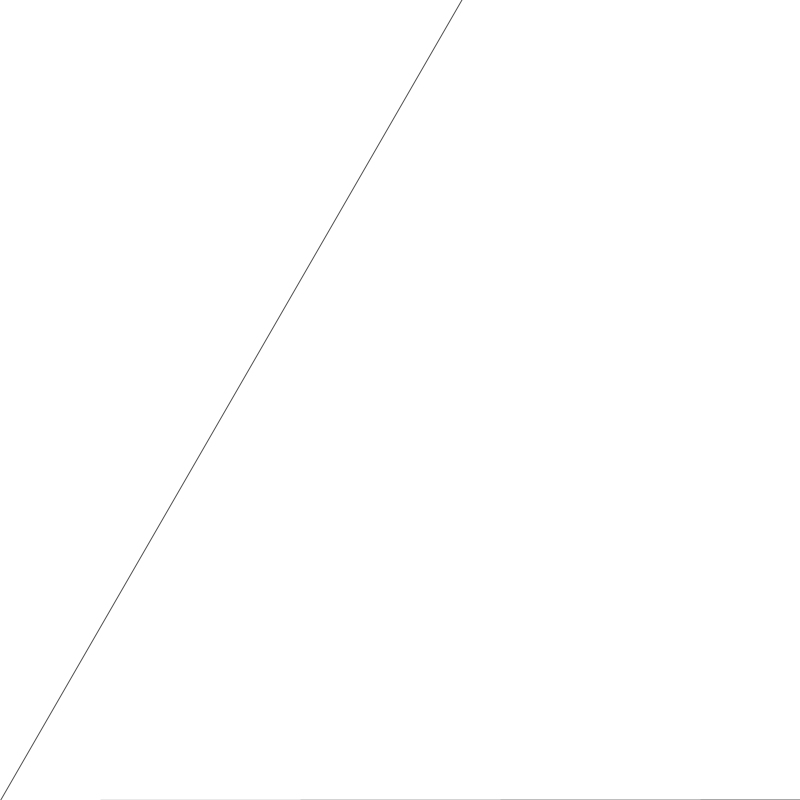
Frame 1 (no input)
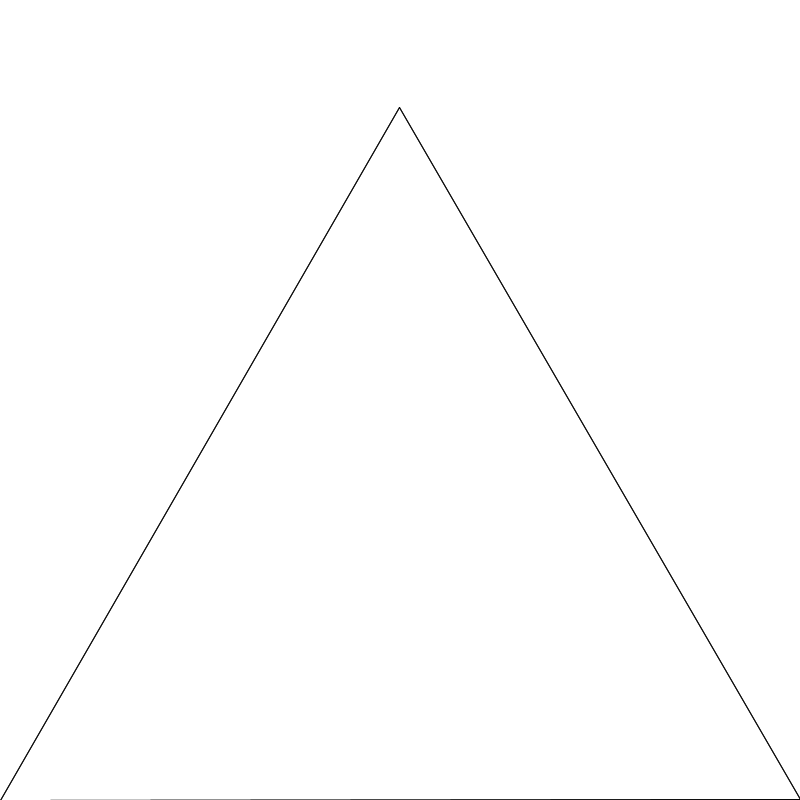
Frame 2 (the mouse pressed at the canvas centre, redrawn once)

The Processing sketch that drew these frames (run headless with seeded random() and noise(); the mouse was pressed at the canvas centre and the sketch redrawn once):

// Processing sketch: NOC_8_09_LSystem
// ── NOC_8_09_LSystem.pde
// Minor modifaction to fit with explation. 
// The Nature of Code
// Daniel Shiffman
// http://natureofcode.com

LSystem lsys;
Turtle turtle;

int mover = 2;
int translator = 0;
int translatorh = 1; 
int gens = 5;
int chooseruleset = 1; 

void setup() {
  size(800, 800);
  if (chooseruleset == 1) {
    // Create an empty ruleset
    Rule[] ruleset = new Rule[2];
    // Fill with two rules (These are rules for the Sierpinksi Gasket Triangle)
    ruleset[0] = new Rule('F', "F--F--F--G");
    ruleset[1] = new Rule('G', "GG");
    // Create LSystem with axiom and ruleset
    lsys = new LSystem("F--F--F", ruleset);
    turtle = new Turtle(lsys.getSentence(), width*2, TWO_PI/3);
    mover = 3; 
    gens = 7;
  } else if (chooseruleset == 2) {
    Rule[] ruleset = new Rule[1];
    ruleset[0] = new Rule('F', "FF+[+F-F-F]-[-F+F+F]");
    lsys = new LSystem("F", ruleset);
    turtle = new Turtle(lsys.getSentence(), height/3, radians(25));
    translator = 400;
  } else if (chooseruleset == 3) {
    Rule[] ruleset = new Rule[1];
    ruleset[0] = new Rule('F', "F-F+F+F-F");
    lsys = new LSystem("F", ruleset);
    turtle = new Turtle(lsys.getSentence(), height/3, radians(25));
    translator = 400;
    translatorh = 1;
  } else {
    
    Rule[] ruleset = new Rule[1];
    ruleset[0] = new Rule('F', "FGF");
    lsys = new LSystem("F", ruleset);
    turtle = new Turtle(lsys.getSentence(), height/3, radians(25));
    translator = 1;
    mover = 6;
    translatorh = 1;  
  }
}



void draw() {
  background(255);  
  stroke(random(255),random(255),random(255));
  translate(translator, height/translatorh);
  rotate(-PI/mover);
  turtle.render();
  noLoop();
}

int counter = 0;

void mousePressed() {
  if (counter < gens) {
    pushMatrix();
    lsys.generate();
    //println(lsys.getSentence());
    turtle.setToDo(lsys.getSentence());
    turtle.changeLen(0.5);
    popMatrix();
    redraw();
    counter++;
  }
}

// ── LSystem.pde
// The Nature of Code
// Daniel Shiffman
// http://natureofcode.com

// An LSystem has a starting sentence
// An a ruleset
// Each generation recursively replaces characteres in the sentence
// Based on the rulset

class LSystem {

  String sentence;     // The sentence (a String)
  Rule[] ruleset;      // The ruleset (an array of Rule objects)
  int generation;      // Keeping track of the generation #

  // Construct an LSystem with a startin sentence and a ruleset
  LSystem(String axiom, Rule[] r) {
    sentence = axiom;
    ruleset = r;
    generation = 0;
  }

  // Generate the next generation
  void generate() {
    // An empty StringBuffer that we will fill
    StringBuffer nextgen = new StringBuffer();
    // For every character in the sentence
    for (int i = 0; i < sentence.length(); i++) {
      // What is the character
      char curr = sentence.charAt(i);
      // We will replace it with itself unless it matches one of our rules
      String replace = "" + curr;
      // Check every rule
      for (int j = 0; j < ruleset.length; j++) {
        char a = ruleset[j].getA();
        // if we match the Rule, get the replacement String out of the Rule
        if (a == curr) {
          replace = ruleset[j].getB();
          break; 
        }
      }
      // Append replacement String
      nextgen.append(replace);
    }
    // Replace sentence
    sentence = nextgen.toString();
    // Increment generation
    generation++;
  }

  String getSentence() {
    return sentence; 
  }

  int getGeneration() {
    return generation; 
  }


}

// ── Rule.pde
// The Nature of Code
// Daniel Shiffman
// http://natureofcode.com

// LSystem Rule class

class Rule {
  char a;
  String b;

  Rule(char a_, String b_) {
    a = a_;
    b = b_; 
  }

  char getA() {
    return a;
  }

  String getB() {
    return b;
  }

}

// ── Turtle.pde
// The Nature of Code
// Daniel Shiffman
// http://natureofcode.com

class Turtle {

  String todo;
  float len;
  float theta;

  Turtle(String s, float l, float t) {
    todo = s;
    len = l; 
    theta = t;
  } 

  void render() {
    stroke(0, 175);
    for (int i = 0; i < todo.length(); i++) {
      char c = todo.charAt(i);
      if (c == 'F' ) {
        line(0, 0, len, 0);
        translate(len, 0);
      }  else if (c == 'G') {
          translate(len, 0);
      } else if (c == '+') {
        rotate(theta);
      } 
      else if (c == '-') {
        rotate(-theta);
      } else if (c == '[') {
        pushMatrix();
      } else if (c == ']') {
        popMatrix();
      }
    }
  }

  void setLen(float l) {
    len = l;
  } 

  void changeLen(float percent) {
    len *= percent;
  }

  void setToDo(String s) {
    todo = s;
  }
}
